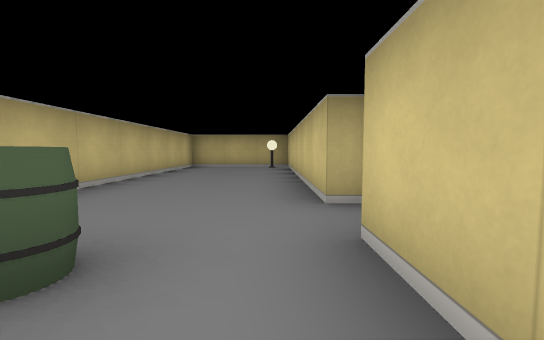
view 1 (above)

22 first-person views from a walk through a cub3D level. The camera is about half as high as the walls, tilts 4° down and sees 90° across. The floor is counted in squares. Each view is taken from the middle of a square. On the plan, view 1 faces up. The plan holds only what a view shows up to about 9 squares ahead; the rest is blank.

view 2
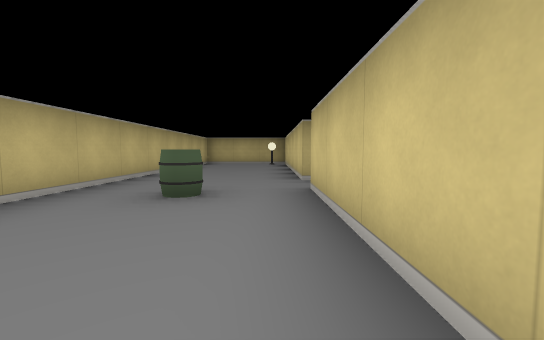

view 3
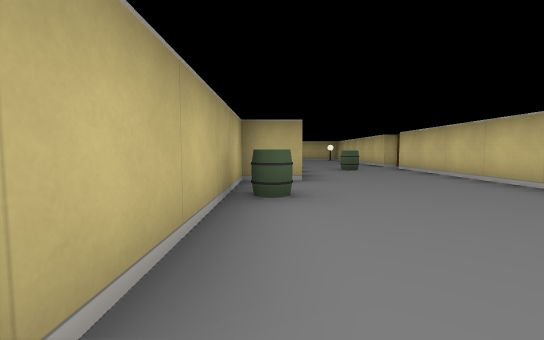

view 4
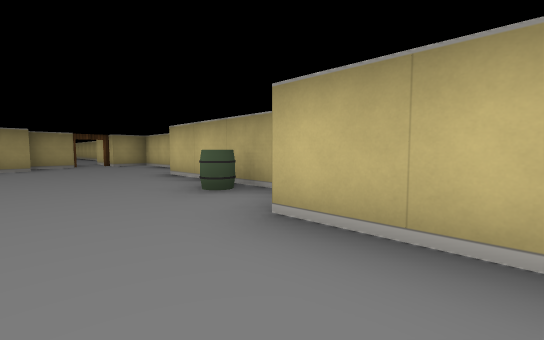

view 5
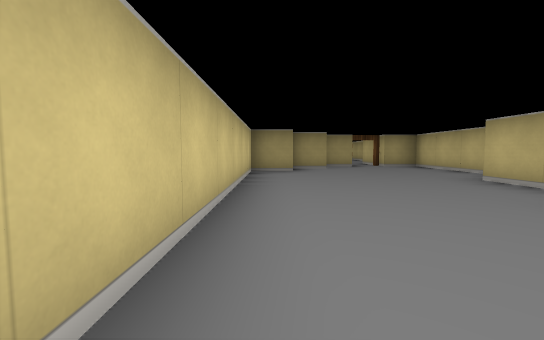

view 6
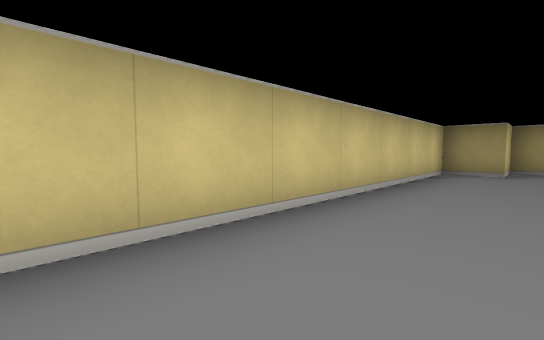

view 7
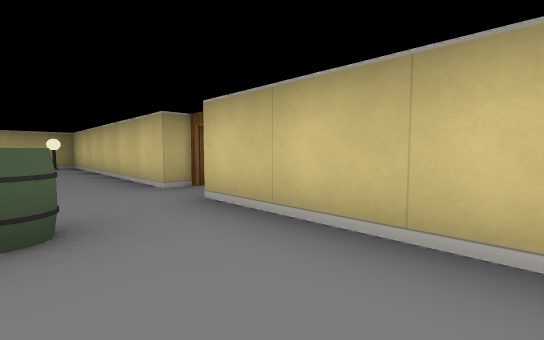

view 8
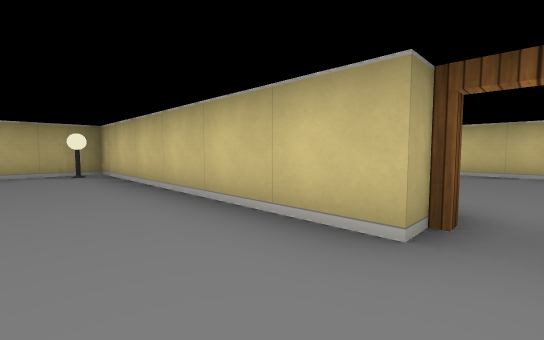

view 9
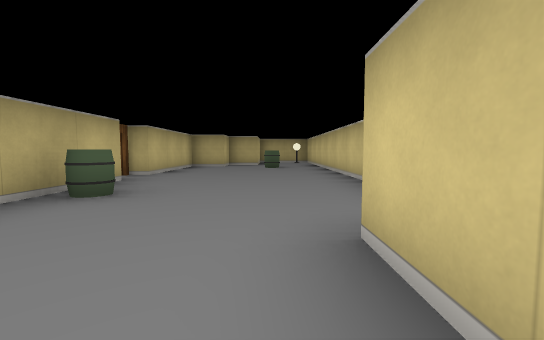

view 10
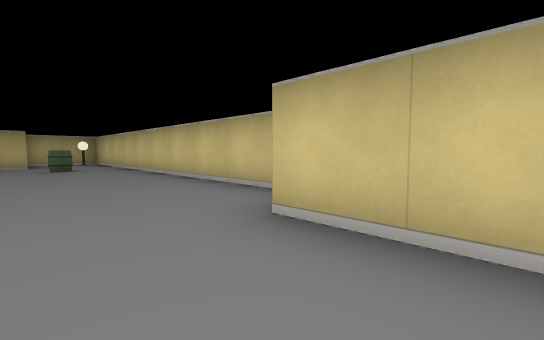

view 11
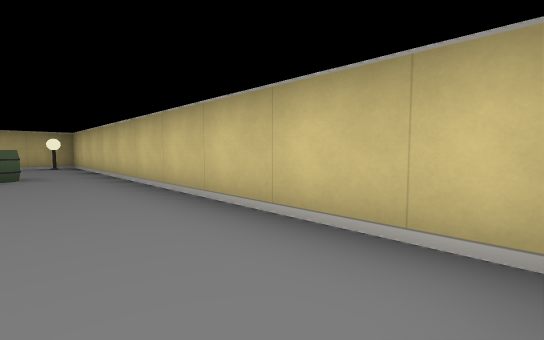

view 12
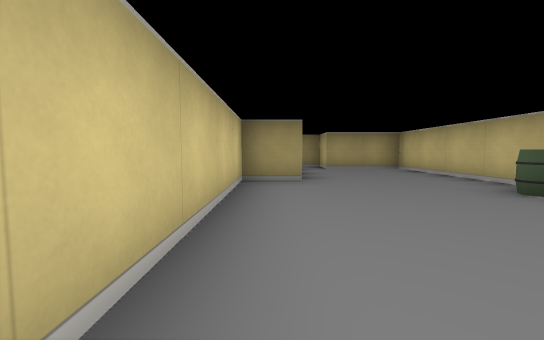

view 13
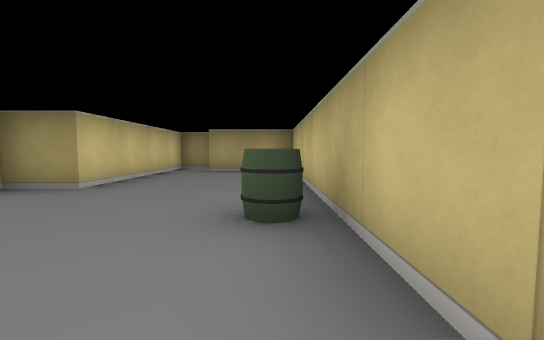

view 14
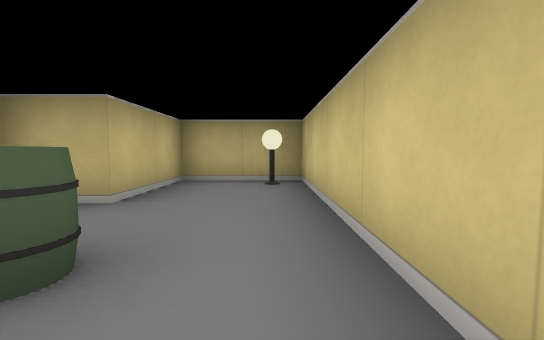

view 15
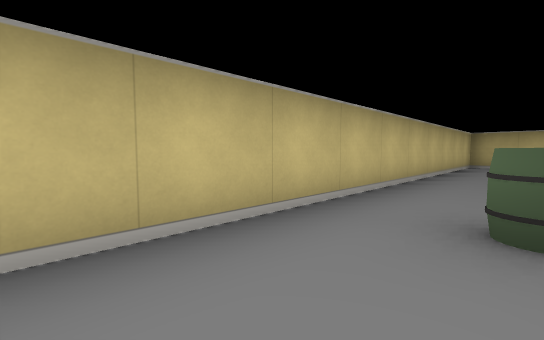

view 16
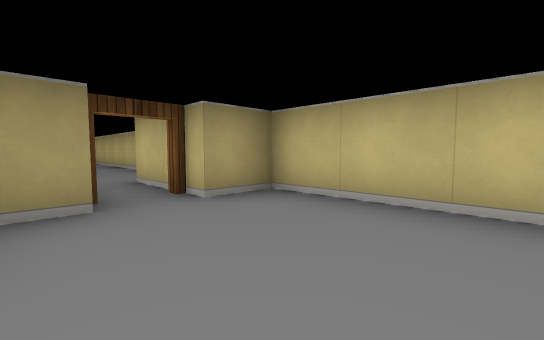

view 17
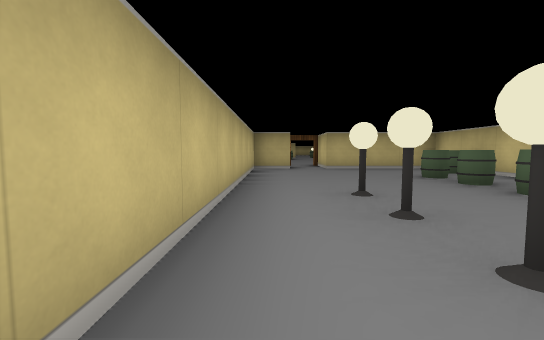

view 18
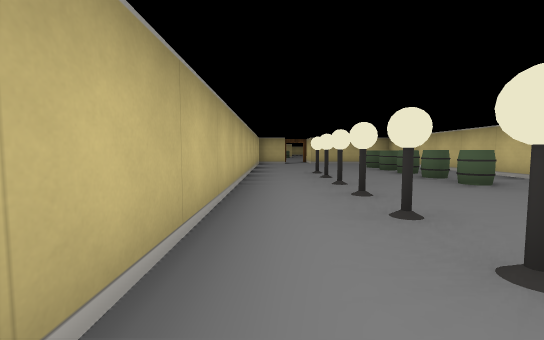

view 19
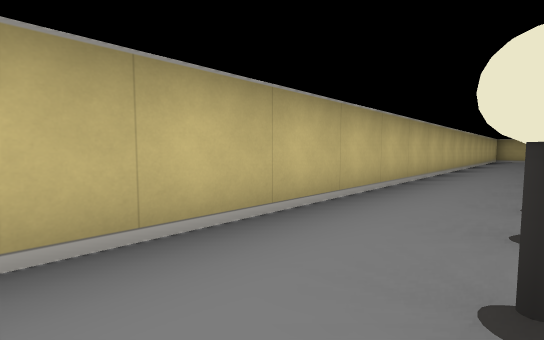

view 20
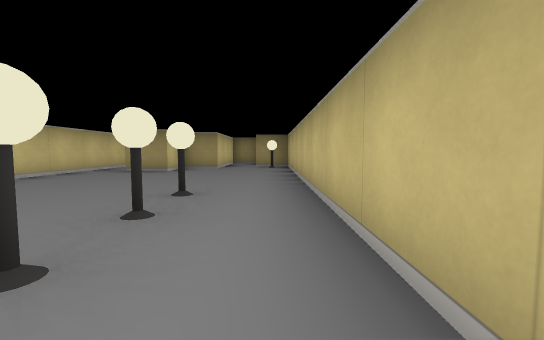

view 21
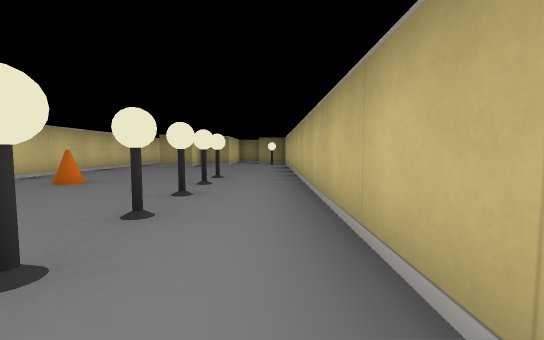

view 22
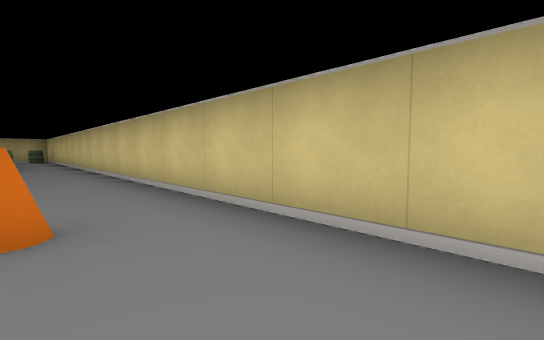

### Floor plan
Ten units are one square. View 1 is at (0, 0); x grows to the right and y downward. Boxes are objects, and circles mark ways between rooms. Rooms are numbered by the first view taken in them; rooms with no view inside come last. Other rooms are left out.
<svg viewBox="-50 -90 110 415">
<path fill="none" stroke="#000" d="M5 -25 5 -85 -25 -85 -25 15 -35 15 -35 56M-45 68 -45 95 -35 95M-16 85 -5 85 -5 75 5 75 5 -15M-26 95 -15 95M15 -16 15 45 35 45 35 55 45 55 45 15 55 15 55 -85 35 -85 35 -65 25 -65M25 -60 25 -55 15 -55 15 -25M5 314 5 115 -25 115 -25 100M-25 320 -25 305 -15 305 -15 295 -5 295M-35 95 -35 115 -45 115 -45 315 -35 315"/>
<rect x="-35" y="25" width="10" height="10" fill="#bbb"><title>barrel</title></rect>
<rect x="-15" y="-15" width="10" height="10" fill="#bbb"><title>barrel</title></rect>
<rect x="-5" y="-85" width="10" height="10" fill="#bbb"><title>lamp</title></rect>
<rect x="15" y="-5" width="10" height="10" fill="#bbb"><title>barrel</title></rect>
<rect x="35" y="-55" width="10" height="10" fill="#bbb"><title>barrel</title></rect>
<rect x="45" y="-85" width="10" height="10" fill="#bbb"><title>lamp</title></rect>
<rect x="-45" y="305" width="10" height="10" fill="#bbb"><title>other object</title></rect>
<rect x="-35" y="255" width="10" height="10" fill="#bbb"><title>lamp</title></rect>
<rect x="-35" y="245" width="10" height="10" fill="#bbb"><title>lamp</title></rect>
<rect x="-35" y="235" width="10" height="10" fill="#bbb"><title>lamp</title></rect>
<rect x="-35" y="225" width="10" height="10" fill="#bbb"><title>lamp</title></rect>
<rect x="-35" y="215" width="10" height="10" fill="#bbb"><title>lamp</title></rect>
<rect x="-35" y="205" width="10" height="10" fill="#bbb"><title>lamp</title></rect>
<rect x="-35" y="195" width="10" height="10" fill="#bbb"><title>lamp</title></rect>
<rect x="-35" y="185" width="10" height="10" fill="#bbb"><title>lamp</title></rect>
<rect x="-35" y="175" width="10" height="10" fill="#bbb"><title>lamp</title></rect>
<rect x="-35" y="165" width="10" height="10" fill="#bbb"><title>lamp</title></rect>
<rect x="-35" y="155" width="10" height="10" fill="#bbb"><title>lamp</title></rect>
<rect x="-15" y="245" width="10" height="10" fill="#bbb"><title>cone</title></rect>
<rect x="-15" y="175" width="10" height="10" fill="#bbb"><title>barrel</title></rect>
<rect x="-15" y="165" width="10" height="10" fill="#bbb"><title>barrel</title></rect>
<rect x="-15" y="155" width="10" height="10" fill="#bbb"><title>barrel</title></rect>
<rect x="-15" y="145" width="10" height="10" fill="#bbb"><title>barrel</title></rect>
<rect x="-15" y="135" width="10" height="10" fill="#bbb"><title>barrel</title></rect>
<rect x="-5" y="125" width="10" height="10" fill="#bbb"><title>barrel</title></rect>
<circle cx="10" cy="-20" r="3" fill="#2a7"/>
<circle cx="-30" cy="100" r="3" fill="#2a7"/>
<text x="-10" y="10">1</text>
<text x="40" y="-20">2</text>
<text x="-20" y="220">3</text>
</svg>
Room 1 opens to room 2. Room 1 opens to room 3.

Where each view was taken, in squares from view 1:
view 1: 0 up, 0 right, facing up
view 2: 2 down, 0 right, facing up
view 3: 6 down, 3 left, facing up
view 4: 0 up, 1 left, facing down-left
view 5: 1 down, 0 right, facing down
view 6: 1 down, 1 left, facing down-right
view 7: 1 down, 1 left, facing up-right
view 8: 2 up, 1 left, facing up-right
view 9: 3 down, 4 right, facing up
view 10: 3 down, 3 right, facing up-right
view 11: 1 down, 4 right, facing up-right
view 12: 3 up, 5 right, facing down
view 13: 2 up, 2 right, facing down
view 14: 4 up, 5 right, facing up
view 15: 1 down, 1 left, facing up-left
view 16: 7 down, 2 left, facing down-left
view 17: 19 down, 4 left, facing up
view 18: 22 down, 4 left, facing up
view 19: 27 down, 3 left, facing up-left
view 20: 23 down, 4 left, facing down
view 21: 21 down, 4 left, facing down
view 22: 27 down, 1 left, facing up-right
